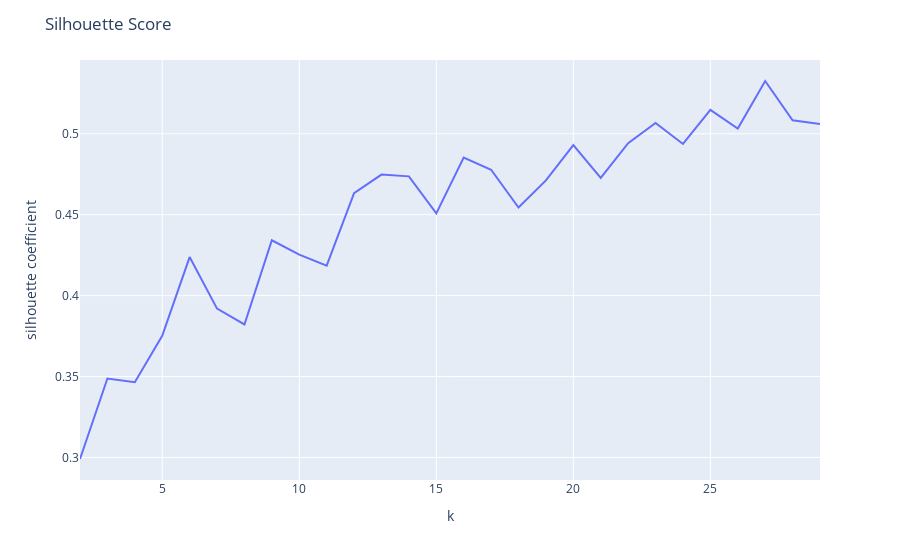

Notebook code for this chart:
### Code cell
#Plotly plot silhouette score
fig = px.line(x=k_results['k'], y=k_results['silhouette_score'])
# label x-axis k
fig.update_xaxes(title="k")
# label y-axis silhouette score
fig.update_yaxes(title="silhouette coefficient")
fig.update_layout(title="Silhouette Score")
fig.show()

### Figure 1 — Plotly figure (JSON) as saved in the notebook; plotly's stock layout.template omitted (floating-point values rounded to 4 significant figures)
{"data": [{"hovertemplate": "x=%{x}<br>y=%{y}<extra></extra>", "legendgroup": "", "line": {"color": "#636efa", "dash": "solid"}, "marker": {"symbol": "circle"}, "mode": "lines", "name": "", "orientation": "v", "showlegend": false, "type": "scatter", "x": [2, 3, 4, 5, 6, 7, 8, 9, 10, 11, 12, 13, 14, 15, 16, 17, 18, 19, 20, 21, 22, 23, 24, 25, 26, 27, 28, 29], "xaxis": "x", "y": [0.299, 0.3488, 0.3465, 0.3752, 0.4238, 0.392, 0.3822, 0.4342, 0.4253, 0.4185, 0.4633, 0.4748, 0.4737, 0.4509, 0.4854, 0.4778, 0.4544, 0.4712, 0.493, 0.4727, 0.4942, 0.5067, 0.4937, 0.5148, 0.5033, 0.5326, 0.5083, 0.506], "yaxis": "y"}], "layout": {"legend": {"tracegroupgap": 0}, "margin": {"t": 60}, "title": {"text": "Silhouette Score"}, "xaxis": {"anchor": "y", "domain": [0, 1], "title": {"text": "k"}}, "yaxis": {"anchor": "x", "domain": [0, 1], "title": {"text": "silhouette coefficient"}}}}
